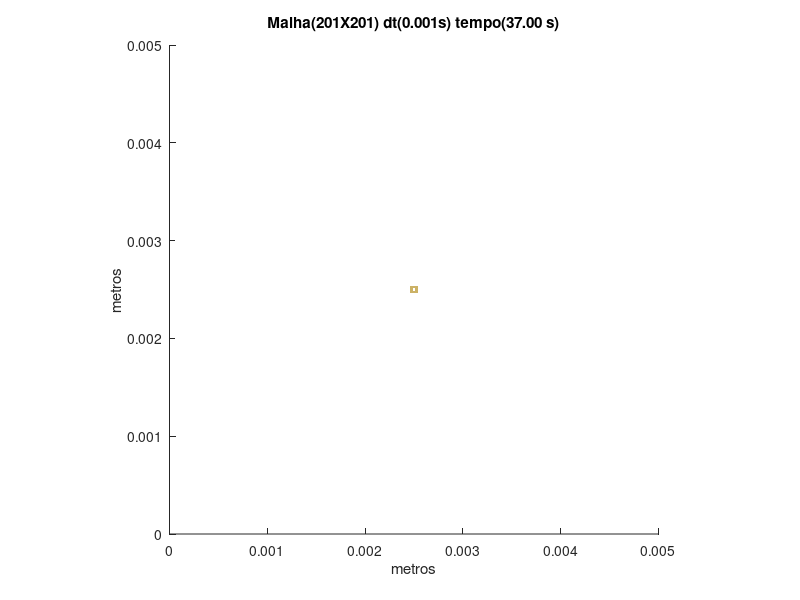

Here is the MATLAB script that generated this plot:
set (gca,'PlotBoxAspectRatio',[1 1 1],'Xlim',[0,0.005],'Ylim',[0,0.005])
hold on
title('Malha(201X201) dt(0.001s) tempo(37.00 s)')
hold on
ylabel('metros')
hold on
xlabel('metros')
hold on

fill([0.00246268656716418 0.00246268656716418 0.00248756218905473 0.00248756218905473],[0.00246268656716418 0.00248756218905473 0.00248756218905473 0.00246268656716418],[0.8,0.7,0.4],'LineStyle','none')

fill([0.00248756218905473 0.00248756218905473 0.00251243781094527 0.00251243781094527],[0.00246268656716418 0.00248756218905473 0.00248756218905473 0.00246268656716418],[0.8,0.7,0.4],'LineStyle','none')

fill([0.00251243781094527 0.00251243781094527 0.00253731343283582 0.00253731343283582],[0.00246268656716418 0.00248756218905473 0.00248756218905473 0.00246268656716418],[0.8,0.7,0.4],'LineStyle','none')

fill([0.00246268656716418 0.00246268656716418 0.00248756218905473 0.00248756218905473],[0.00248756218905473 0.00251243781094527 0.00251243781094527 0.00248756218905473],[0.8,0.7,0.4],'LineStyle','none')

fill([0.00251243781094527 0.00251243781094527 0.00253731343283582 0.00253731343283582],[0.00248756218905473 0.00251243781094527 0.00251243781094527 0.00248756218905473],[0.8,0.7,0.4],'LineStyle','none')

fill([0.00246268656716418 0.00246268656716418 0.00248756218905473 0.00248756218905473],[0.00251243781094527 0.00253731343283582 0.00253731343283582 0.00251243781094527],[0.8,0.7,0.4],'LineStyle','none')

fill([0.00248756218905473 0.00248756218905473 0.00251243781094527 0.00251243781094527],[0.00251243781094527 0.00253731343283582 0.00253731343283582 0.00251243781094527],[0.8,0.7,0.4],'LineStyle','none')

fill([0.00251243781094527 0.00251243781094527 0.00253731343283582 0.00253731343283582],[0.00251243781094527 0.00253731343283582 0.00253731343283582 0.00251243781094527],[0.8,0.7,0.4],'LineStyle','none')
